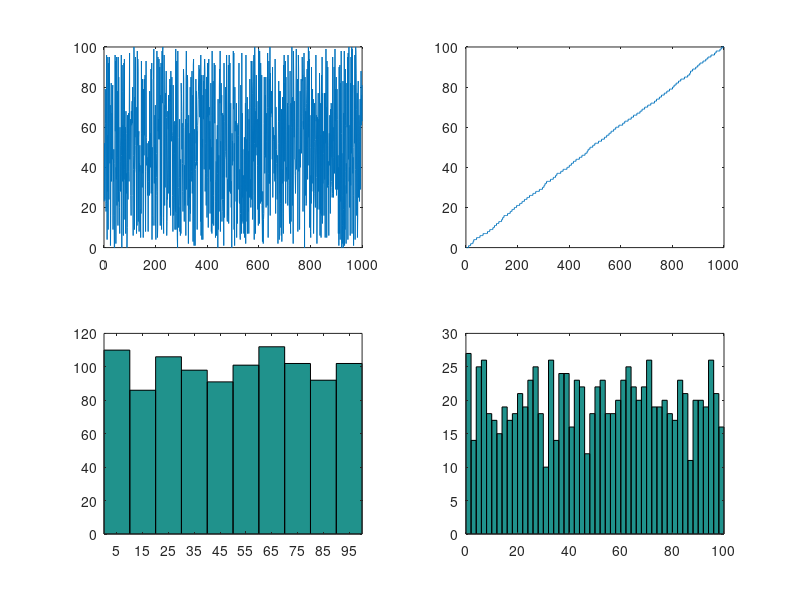

The MATLAB source for this figure:
% 20131215
% test distribution of random number


clear all;
close all;
a = randi([0,100], 1000,1);
figure;
subplot(2,2,1);
plot(a);
b = sort(a);
subplot(2,2,2);
plot(b);
subplot(2,2,3);
hist(b);
subplot(2,2,4);
hist(b,50);
